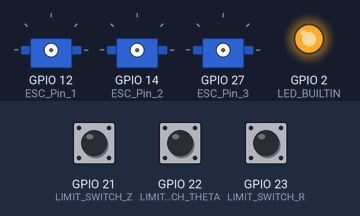
This sketch was run on a simulated ESP32. On the bench: 3 × servo, output pins drawn as LEDs (lit = HIGH). The inputs (shaded band) are chosen by the test bench; at power-on: GPIO 21 (LIMIT_SWITCH_Z) LOW, GPIO 22 (LIMIT_SWITCH_THETA) LOW, GPIO 23 (LIMIT_SWITCH_R) LOW. The ROS host is connected and sends only what is stated.

Above: at 0.1 s.
At 2.2 s:
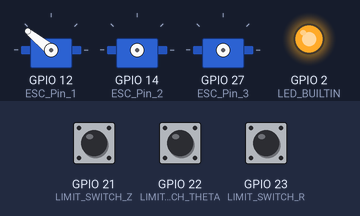
At 4.2 s:
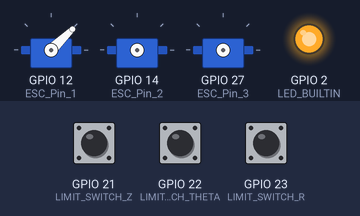
At 6.3 s:
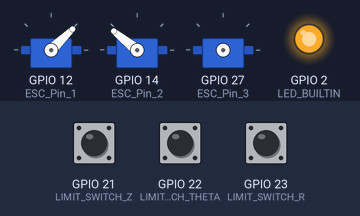
At 10.4 s:
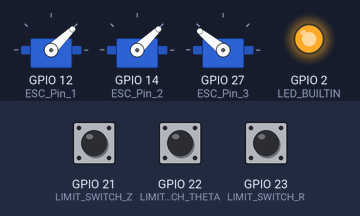
At 14.4 s:
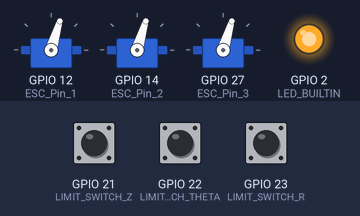
Timing chart, 0 to 15.9 s (numbered marks = the images above):
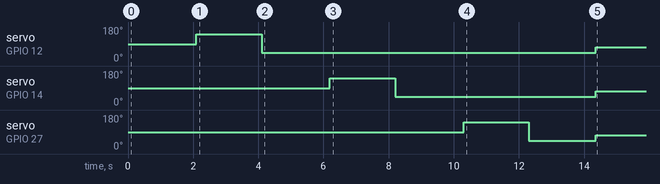

The sketch:

ESP32_blushlessmotor.ino
```cpp
#include <micro_ros_arduino.h>

#include <stdio.h>
#include <rcl/rcl.h>
#include <rcl/error_handling.h>
#include <rclc/rclc.h>
#include <rclc/executor.h>

#include <std_msgs/msg/int32.h>

#include <ESP32Servo.h>

rcl_publisher_t publisher;
rcl_subscription_t subscriber;
std_msgs__msg__Int32 msg;
rclc_executor_t executor;
rclc_support_t support;
rcl_allocator_t allocator;
rcl_node_t node;
rcl_timer_t timer;


#define LED_BUILTIN 2

#define LIMIT_SWITCH_R 23
#define LIMIT_SWITCH_THETA 22
#define LIMIT_SWITCH_Z 21

#define RCCHECK(fn) { rcl_ret_t temp_rc = fn; if((temp_rc != RCL_RET_OK)){error_loop();}}
#define RCSOFTCHECK(fn) { rcl_ret_t temp_rc = fn; if((temp_rc != RCL_RET_OK)){}}


#define ESC_Pin_1 12     //ESC 出力ピン
#define ESC_Pin_2 14
#define ESC_Pin_3 27

//ESC設定(μs)
#define ESC_Min_PWM 1000  //ESC最小PWM(μs)
#define ESC_Max_PWM 2000  //ESC最大PWM(μs)

Servo esc_1, esc_2, esc_3;


void error_loop(){
  while(1){
    digitalWrite(LED_BUILTIN, !digitalRead(LED_BUILTIN));
    delay(100);
  }
}

void timer_callback(rcl_timer_t * timer, int64_t last_call_time)
{
  RCLC_UNUSED(last_call_time);

  if (timer != NULL) {

    msg.data = 0;

    if (digitalRead(LIMIT_SWITCH_R) == HIGH) {
      msg.data += 1;
    }
    if (digitalRead(LIMIT_SWITCH_THETA) == HIGH) {
      msg.data += 2;
    }
    if (digitalRead(LIMIT_SWITCH_Z) == HIGH) {
      msg.data += 4;
    }

    RCSOFTCHECK(rcl_publish(&publisher, &msg, NULL));
  }

  int vol = 1300;
  esc_1.writeMicroseconds(vol);
  esc_2.writeMicroseconds(vol);
  esc_3.writeMicroseconds(vol);
}

void subscription_callback(const void * msgin)
{
  const std_msgs__msg__Int32 * msg = (const std_msgs__msg__Int32 *)msgin;
  digitalWrite(LED_BUILTIN, (msg->data == 0) ? LOW : HIGH);
}


void setup() {
  set_microros_transports();

  pinMode(LED_BUILTIN, OUTPUT);
  digitalWrite(LED_BUILTIN, HIGH);

  delay(2000);

  allocator = rcl_get_default_allocator();

  //create init_options
  RCCHECK(rclc_support_init(&support, 0, NULL, &allocator));

  // create node
  RCCHECK(rclc_node_init_default(&node, "micro_ros_arduino_node", "", &support));

  // create publisher
  RCCHECK(rclc_publisher_init_default(
    &publisher,
    &node,
    ROSIDL_GET_MSG_TYPE_SUPPORT(std_msgs, msg, Int32),
    "micro_ros_arduino_node_publisher"));

  // create subscriber
  RCCHECK(rclc_subscription_init_default(
    &subscriber,
    &node,
    ROSIDL_GET_MSG_TYPE_SUPPORT(std_msgs, msg, Int32),
    "micro_ros_arduino_subscriber"));

  // create timer,
  const unsigned int timer_timeout = 50;
  RCCHECK(rclc_timer_init_default(
    &timer,
    &support,
    RCL_MS_TO_NS(timer_timeout),
    timer_callback));

  // create executor
  RCCHECK(rclc_executor_init(&executor, &support.context, 1, &allocator));
  RCCHECK(rclc_executor_add_subscription(&executor, &subscriber, &msg, &subscription_callback, ON_NEW_DATA));

  RCCHECK(rclc_executor_add_timer(&executor, &timer));

  // create executor
  // RCCHECK(rclc_executor_init(&executor, &support.context, 1, &allocator));
  // RCCHECK(rclc_executor_add_subscription(&executor, &subscriber, &msg, &subscription_callback, ON_NEW_DATA));

  msg.data = 0;

  pinMode(LIMIT_SWITCH_R, INPUT);
  pinMode(LIMIT_SWITCH_THETA, INPUT);
  pinMode(LIMIT_SWITCH_Z, INPUT);

  esc_1.attach(ESC_Pin_1);

  delay(100);
  esc_1.writeMicroseconds(ESC_Max_PWM);
  delay(2000);
  esc_1.writeMicroseconds(ESC_Min_PWM);
  delay(2000);

  esc_2.attach(ESC_Pin_2);

  delay(100);
  esc_2.writeMicroseconds(ESC_Max_PWM);
  delay(2000);
  esc_2.writeMicroseconds(ESC_Min_PWM);
  delay(2000);

  esc_3.attach(ESC_Pin_3);

  delay(100);
  esc_3.writeMicroseconds(ESC_Max_PWM);
  delay(2000);
  esc_3.writeMicroseconds(ESC_Min_PWM);
  delay(2000);

}


void loop() {
  delay(50);
  RCSOFTCHECK(rclc_executor_spin_some(&executor, RCL_MS_TO_NS(50)));
}
```

Measured:
- by itself, servo on GPIO 12 (ESC_Pin_1): 90° → 141° at 2.1 s, → 44° 2.0 s later, → 73° 10.3 s later
- by itself, servo on GPIO 14 (ESC_Pin_2): 90° → 141° at 6.2 s, → 44° 2.0 s later, → 73° 6.2 s later
- by itself, servo on GPIO 27 (ESC_Pin_3): 90° → 141° at 10.3 s, → 44° 2.0 s later, → 73° 2.1 s later
